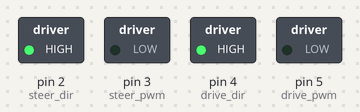
Bench run of a sketch on a simulated Arduino Uno, built for the host (arithmetic inside an expression is 32-bit, double 64-bit). On the bench: switched loads named in the sketch (green lamp = pin HIGH). WiFi joins after 1.5 s; servers stay silent unless stated; what the sketch prints to the serial monitor is not drawn.

Above: at 0.1 s.
Timing chart, 0 to 1.6 s (numbered marks = the images above):
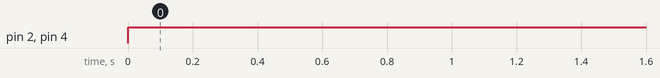

The sketch:

rbgp_a.ino
```cpp
#include <SPI.h>
#include <Ethernet.h>
#include <EthernetUdp.h>
#include <common.h>
// :|
// included because otherwise refuses to build.
#include <common.c>

//Adruino Pin definitions
const static int steer_dir = 2;
const static int steer_pwm = 3;
const static int drive_dir = 4;
const static int drive_pwm = 5;


// Enter a MAC address and IP address for your controller below.
// The IP address will be dependent on your local network:
byte mac[] = { 0xDE, 0xAD, 0xBE, 0xEF, 0xFE, 0xED };
static IPAddress ip(192,168,1,101);
static unsigned int localPort = 1340;      // local port to listen on

// An EthernetUDP instance to let us send and receive packets over UDP
EthernetUDP Udp;

char packetBuffer[UDP_TX_PACKET_MAX_SIZE]; // buffer to hold incoming packet,

void setup();

void handle_axis(int pwm, int dir, int16_t reading, int max_pwm);

// gp_state is a global variable to keep it from going out of scope
gp_state state;

void loop() {

	int packetSize = Udp.parsePacket();
	if(packetSize) {
		// read the packet into packetBufffer
		Udp.read(packetBuffer, UDP_TX_PACKET_MAX_SIZE);
		// read the buffer into gp_state
		structize_gpbuffer(&state, packetBuffer, sizeof (gp_state));
	}

	// handle the changed state here
	handle_axis(steer_pwm, steer_dir, state.x0, 127);
	handle_axis(drive_pwm, drive_dir, state.y1, 63);
}

void setup() {
   	// scale the prescaler down to achieve the PWM
    // necessary for moving the drive motor
	// NOTE: affects pins 3 and 11

	pinMode(drive_dir, OUTPUT);
	pinMode(drive_pwm, OUTPUT);
	pinMode(steer_dir, OUTPUT);
	pinMode(steer_pwm, OUTPUT);

	// start the Ethernet and UDP:
	Ethernet.begin(mac,ip);
	Udp.begin(localPort);
	Serial.begin(9600);
	Serial.println("Initializing");
	Serial.println(Ethernet.localIP());
}

void handle_axis(int pwm_pin, int dir_pin, int16_t reading, int max_pwm) {
	const static int input_max = 32768;
	const static int divisor = input_max / max_pwm;
	int scaled;

	if(reading < 0) { // if it's negative
		reading = abs(reading);
		digitalWrite(dir_pin, LOW);
		scaled = (reading-1)/divisor;
		analogWrite(pwm_pin, scaled);
	}
	else { // it's positive
		digitalWrite(dir_pin, HIGH);
		scaled = reading/divisor;
		analogWrite(pwm_pin, scaled );
	}
}
```

Measured:
- by itself, pin 2 (steer_dir), pin 4 (drive_dir): LOW → HIGH at 0.00 s
